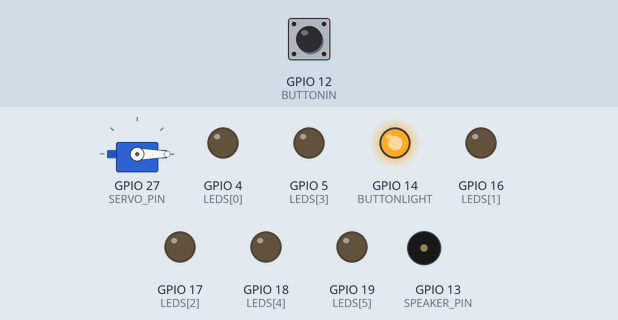
Recording of a sketch running on a simulated ESP32. On the bench: servo, output pins drawn as LEDs (lit = HIGH), buzzer (waves = sounding). Inputs (shaded band) come from the test bench; at power-on: GPIO 12 (BUTTONIN) HIGH.

Above: at 1.2 s.
1.3 s: GPIO 12 (BUTTONIN) pulled LOW for 0.15 s
At 1.65 s:
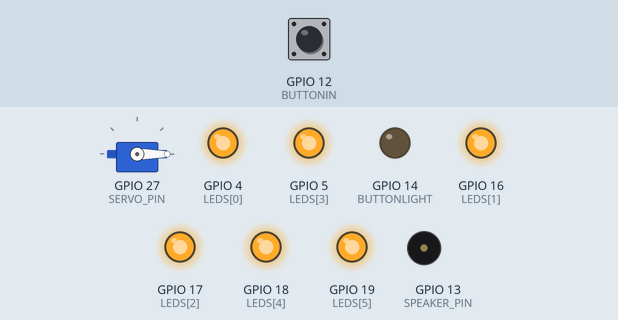
At 3.1 s:
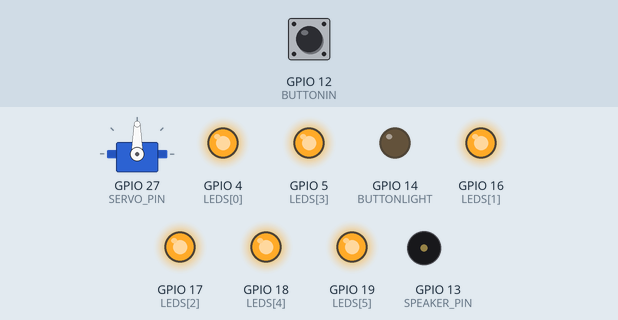
Timing chart, 0 to 4.6 s (numbered marks = the images above; inputs shaded):
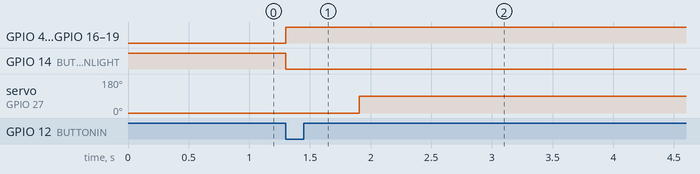

Measured:
- after the input at 1.3 s, GPIO 4 (LEDS[0]), GPIO 5 (LEDS[3]), GPIO 16 (LEDS[1]), GPIO 17 (LEDS[2]), GPIO 18 (LEDS[4]), GPIO 19 (LEDS[5]): LOW → HIGH at once; GPIO 14 (BUTTONLIGHT): HIGH → LOW at once; servo on GPIO 27 (SERVO_PIN): 0° → 90° after 0.61 s

The sketch:

fullfeatures.ino
```cpp
#include <ESP32Servo.h>

// Pin assignments
const int BUTTONIN = 12;                   // Button input
const int BUTTONLIGHT = 14;                // Button LED
const int LEDS[] = {4, 16, 17, 5, 18, 19}; // 6 LEDs
const int NUM_LEDS = 6;
const int SERVO_PIN = 27;
const int SPEAKER_PIN = 13;

// Servo object
Servo myServo;

// State variable
bool buttonPressed = false;

void setup() {
  // Initialize button and button LED
  pinMode(BUTTONIN, INPUT_PULLUP); // Active LOW
  pinMode(BUTTONLIGHT, OUTPUT);
  digitalWrite(BUTTONLIGHT, HIGH); // LED on initially

  // Initialize 6 LEDs
  for (int i = 0; i < NUM_LEDS; i++) {
    pinMode(LEDS[i], OUTPUT);
    digitalWrite(LEDS[i], LOW); // start OFF
  }

  // Initialize servo
  myServo.attach(SERVO_PIN);
  myServo.write(0); // Servo starts down

  // Initialize speaker
  pinMode(SPEAKER_PIN, OUTPUT);
}

void loop() {
  // Check button (active LOW)
  if (!buttonPressed && digitalRead(BUTTONIN) == LOW) {
    buttonPressed = true; // Only trigger once

    // Turn off button light
    digitalWrite(BUTTONLIGHT, LOW);

    // Turn on 6 LEDs
    for (int i = 0; i < NUM_LEDS; i++) {
      digitalWrite(LEDS[i], HIGH);
    }

    for (int freq = 1000; freq <= 2000; freq += 50) {
      tone(SPEAKER_PIN, freq);
      delay(5);
    }
    noTone(SPEAKER_PIN);

    delay(500);
    // Move servo up (180 degrees)
    myServo.write(90);

    // Play a simple chirp on speaker
  }
}
```
